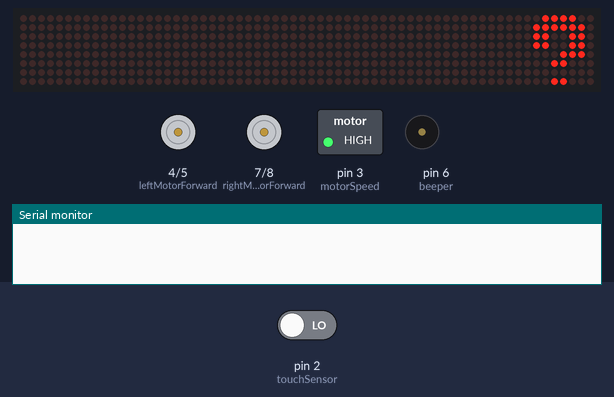
A sketch run on a simulated Arduino Uno, built with avr-gcc and run on an emulated ATmega328P. On the bench: 64×8 LED matrix, motor-driver pin pairs drawn as motors (green arrow = first pin HIGH = forward, orange = second pin HIGH = backward, longer = more drive), switched loads named in the sketch (green lamp = pin HIGH), buzzer (waves = sounding), the last lines printed to the serial monitor. Inputs (shaded band) come from the test bench; at power-on: pin 2 (touchSensor) LOW. Random numbers use the default seed unless the sketch sets one.

Above: at 1.2 s.
1.3 s: pin 2 (touchSensor) driven HIGH
At 2.1 s:
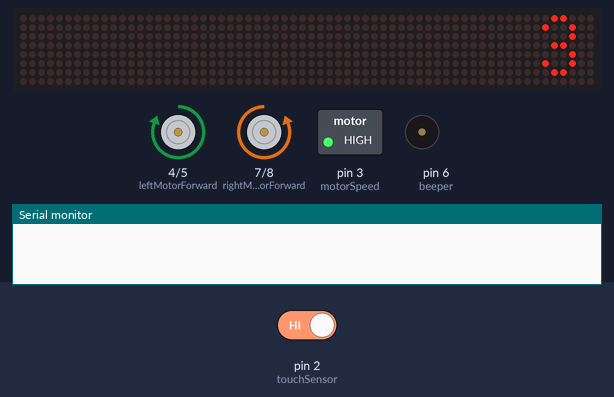
At 3.1 s:
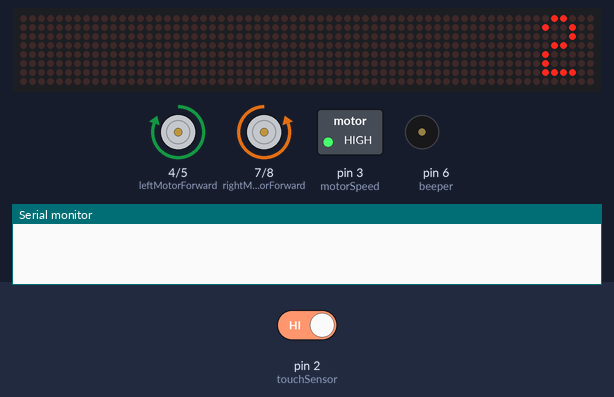
4.3 s: pin 2 (touchSensor) driven LOW
At 46.81 s:
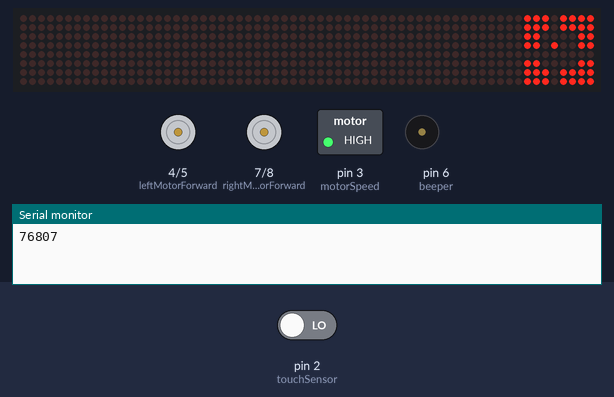
Timing chart, 0 to 47.9 s (numbered marks = the images above; inputs shaded):
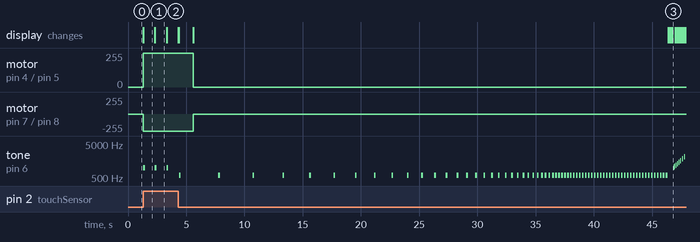

Measured:
- after the input at 1.3 s, motor on pin 4 (leftMotorForward) / pin 5 (leftMotorBackward): stopped → forward 255/255 at once; motor on pin 7 (rightMotorForward) / pin 8 (rightMotorBackward): stopped → backward 255/255 at once
- what the display in image 1 shows lasts 1.0 s, from 1.3 s to 2.3 s

The sketch:

hot_potato.ino
```cpp
#include <math.h>
#include <LedControl.h>

// LED Matrix
LedControl lc = LedControl(13,11,12,0);

// Touch Sensor
const int touchSensor = 2;

// Sound Output
const int beeper = 6;

// Drive Control
const int motorSpeed = 3;
const int rightMotorBackward = 8;
const int rightMotorForward = 7;
const int leftMotorForward = 4;
const int leftMotorBackward = 5;

// Ultrasonic Sensor
const int ultrasonicTrig = 9;
const int ultrasonicEcho = 10;

// Variables
int requiredAttempts = 3; //amount of defusion attempts until the timer successfully stops
int attemptTimeAddition = 2000; // amount of time added for each defusion attempt (ms)
int attempts = 0; // current amount of attempts
long totalTime; // total available starting time until explosion
long timeRemaining;
int randomTarget;
int previousDistanceMeasurement;
boolean chosenTarget = false;
int targetStartTime;
boolean returningToStart = false;
int timeToReturnToStart;
int forwardStepTracker = 0;

// States
const int INACTIVE = 0;
const int INITIATING = 1;
const int PLAYING = 2;
int state = INACTIVE;


// -------------------------------- Setup


void setup() {
  pinMode(motorSpeed, OUTPUT);
  pinMode(leftMotorForward, OUTPUT);
  pinMode(leftMotorBackward, OUTPUT);
  pinMode(rightMotorForward, OUTPUT);
  pinMode(rightMotorBackward, OUTPUT);
  pinMode(touchSensor, INPUT);
  pinMode(beeper, OUTPUT);
  pinMode(ultrasonicTrig, OUTPUT);
  pinMode(ultrasonicEcho, INPUT);
  analogWrite(motorSpeed, 255);
  lc.shutdown(0,false);
  lc.setIntensity(0,6);
  lc.clearDisplay(0);
  Serial.begin(9600);
}


// ----------------------- Helper functions


uint8_t Logrithmic(uint8_t num) {
  int output = log(num+1)/log(1000)*255;
  return output;
}

boolean buttonPressed() {
  return digitalRead(touchSensor) == HIGH;
}


// ----------------------- Ultrasonic sensor


long ultrasonic_duration;
int ultrasonic_distance;

int getDistance() {
  digitalWrite(ultrasonicTrig, LOW);
  delayMicroseconds(2);
  digitalWrite(ultrasonicTrig, HIGH);
  delayMicroseconds(10);
  digitalWrite(ultrasonicTrig, LOW);
  ultrasonic_duration = pulseIn(ultrasonicEcho, HIGH);
  ultrasonic_distance = ultrasonic_duration * 0.034 / 2;
  return ultrasonic_distance;
}


// ----------------------------- Sound output


void beep(int freq, int delay1, int delay2 = 0, int repetitions = 1) {
  for (int i = 0; i < repetitions; i++){
    tone(beeper, freq);
    delay(delay1);
    noTone(beeper);
    delay(delay2);
    if(timeRemaining > 0) {
      timeRemaining -= (delay1 + delay2);
    }
  }
}


// ----------------------------- Drive control


void forward() {
  digitalWrite(leftMotorForward, HIGH);
  digitalWrite(leftMotorBackward, LOW);
  digitalWrite(rightMotorForward, HIGH);
  digitalWrite(rightMotorBackward, LOW);
}

void backward() {
  digitalWrite(leftMotorForward, LOW);
  digitalWrite(leftMotorBackward, HIGH);
  digitalWrite(rightMotorForward, LOW);
  digitalWrite(rightMotorBackward, HIGH);
}

void halt() {
  digitalWrite(leftMotorForward, LOW);
  digitalWrite(leftMotorBackward, LOW);
  digitalWrite(rightMotorForward, LOW);
  digitalWrite(rightMotorBackward, LOW);
}

void startRotation() {
  digitalWrite(leftMotorForward, HIGH);
  digitalWrite(leftMotorBackward, LOW);
  digitalWrite(rightMotorForward, LOW);
  digitalWrite(rightMotorBackward, HIGH);
}

void spin(int milliseconds) {
  startRotation();
  delay(milliseconds);
  halt();
}

void forwardBackward(int milliseconds, int wait = 100) {
  forward();
  delay(milliseconds/2);
  halt();
  delay(wait);
  backward();
  delay(milliseconds/2);
  halt();
}


// --------------------- LED Matrix


byte smile[8] = {0x3C,0x42,0xA5,0x81,0xA5,0x99,0x42,0x3C};
byte heart1[8] = {0x00,0x00,0x18,0x3C,0x18,0x18,0x00,0x00};
byte heart2[8] = {0x00,0x18,0x3C,0x7E,0x3C,0x3C,0x18,0x00};
byte heart3[8] = {0x00,0x7E,0x7E,0xFF,0x7E,0x7E,0x3C,0x18};
byte heart4[8] = {0x66,0xFF,0xFF,0xFF,0xFF,0x7E,0x3C,0x18};
byte mine1[8] = {0xEF,0xEF,0xC3,0xD3,0x00,0xC3,0xEF,0xEF};
byte mine2[8] = {0xEF,0xAD,0xC3,0xD3,0x00,0xC3,0xED,0xEF};
byte mine3[8] = {0x6E,0xAD,0xC3,0xD7,0x00,0xC3,0xAD,0xEE};
byte mine4[8] = {0x76,0xAD,0x43,0xDD,0x18,0xC3,0xAD,0x6E};
byte questionMark[8] = {0x3C,0x7E,0x66,0x66,0x0E,0x18,0x00,0x18};
byte numberThree[8] = {0x18,0x24,0x04,0x18,0x04,0x24,0x18,0x00};
byte numberTwo[8] = {0x18,0x24,0x04,0x18,0x20,0x20,0x3C,0x00};
byte numberOne[8] = {0x18,0x38,0x08,0x08,0x08,0x08,0x08,0x00};
byte backwardArrow[8] = {0x18,0x3C,0x7E,0x18,0x18,0x18,0x18,0x18};
byte forwardArrow[8] = {0x18,0x18,0x18,0x18,0x18,0x7E,0x3C,0x18};
byte rightwardArrow[8] = {0x04,0x06,0x7F,0xFF,0xC6,0xC4,0x70,0x38};


void printByte(byte character []) {
  for(int i=0;i<8;i++)
  {
    lc.setRow(0,i,character[i]);
  }
}

void animateExplosion(int repetitions = 1) {
  for (int i = 1; i <= repetitions; i++) {
    if (i < 15) {
      lc.setIntensity(0,i);
    } else {
      lc.setIntensity(0,15);
    }
    printByte(mine4);
    delay(100);
    printByte(mine3);
    delay(100);
    printByte(mine2);
    delay(100);
    printByte(mine1);
    delay(100);
  }
  lc.clearDisplay(0);
}

void animateHeart(int repetitions = 1) {
  for (int i = 0; i < repetitions; i++) {
    lc.setIntensity(0,15);
    printByte(heart1);
    delay(400);
    printByte(heart2);
    delay(400);
    printByte(heart3);
    delay(400);
    printByte(heart4);
    delay(1000);
  }
  lc.clearDisplay(0);
}


// ---------------------- Timing functions

void getRandomTotalTime() {
  timeRemaining = random(60000, 120000);
  totalTime = timeRemaining;
  Serial.println(timeRemaining);
}

// the less time there is left, the shorter the delay, with upper and lower limits
int getDelayTime() {
  float ratio = (float(timeRemaining) / float(totalTime));
  int delayed;
  delayed = int(0.05/pow(ratio, -0.5)*timeRemaining);
  return delayed;
}

void extendTime() {
  int randomAddedTime = random(2500, 4500);
  timeRemaining += randomAddedTime;
  beep(900, 50);
}

// async timer
unsigned long startMillis;
unsigned long currentMillis;
void soundTimer() {
    currentMillis = millis();
    int delayed = getDelayTime();
    timeRemaining -= 50;
    delay(50);
    if (currentMillis - startMillis >= delayed) {
      beep(600, 150, 50);
      timeRemaining -= delayed;
      startMillis = currentMillis;
    }

}


// --------------------------- Game functions


void start() {
  lc.setIntensity(0,15);
  startRotation();
  printByte(numberThree);
  beep(1000, 150, 50);
  delay(800);
  printByte(numberTwo);
  beep(1000, 150, 50);
  delay(800);
  printByte(numberOne);
  beep(1000, 150, 50);
  delay(800);
  lc.clearDisplay(0);
  getRandomTotalTime();
  chooseRandomTarget();
  state = PLAYING;
}

void explode() {
  state = INACTIVE;

  int Hz = 1000;
  animateExplosion();
  for(int i = 0; i < 20; i++) {
    Hz += i*30;
    printByte(mine1);
    tone(beeper, Hz);
    delay(Logrithmic(i));
    printByte(mine2);
    noTone(beeper);
    delay(Logrithmic(i));
    printByte(mine3);
  }
  beep(100, 400, 0);
  halt();
}

void chooseRandomTarget() {
  randomTarget = random(10, 30);
}

void lookForTarget() {
    randomTarget -= 1;
}


void listenForTargetAction() {
  if (buttonPressed()) {

    chooseRandomTarget();
    extendTime();
  }
}


// ------------------------------- Main Loop


void loop() {
    if (state == INACTIVE) {
      printByte(questionMark);
      if (buttonPressed()) {start();}
    }
    else if (state == PLAYING) {
        if (timeRemaining < 1) {explode();}
        else {

          if (randomTarget == 0)
          {
            // rotated to and now facing the chosen target
            printByte(forwardArrow);
            listenForTargetAction();
          }

          else

          {
            // continue rotating to the target
            startRotation();
            printByte(rightwardArrow);
            lookForTarget();
          }

          soundTimer();
          halt();
        }
      }
}
```
